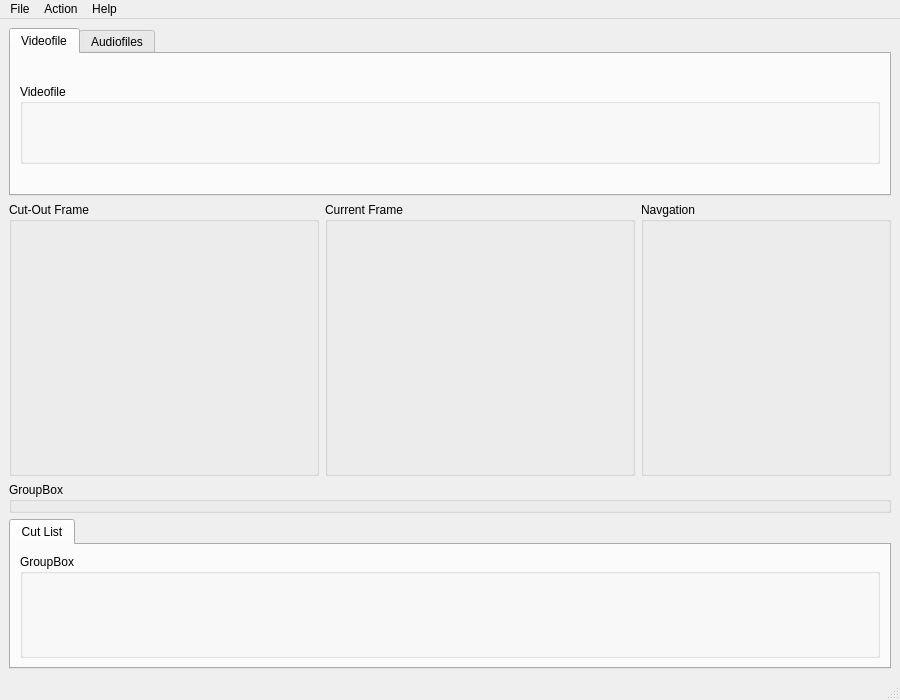
<ui version="4.0" >
 <class>TTCutMainWindow</class>
 <widget class="QMainWindow" name="TTCutMainWindow" >
  <property name="geometry" >
   <rect>
    <x>0</x>
    <y>0</y>
    <width>900</width>
    <height>700</height>
   </rect>
  </property>
  <property name="minimumSize" >
   <size>
    <width>900</width>
    <height>700</height>
   </size>
  </property>
  <property name="windowTitle" >
   <string>MainWindow</string>
  </property>
  <widget class="QWidget" name="centralwidget" >
   <layout class="QGridLayout" >
    <property name="leftMargin" >
     <number>9</number>
    </property>
    <property name="topMargin" >
     <number>9</number>
    </property>
    <property name="rightMargin" >
     <number>9</number>
    </property>
    <property name="bottomMargin" >
     <number>9</number>
    </property>
    <property name="horizontalSpacing" >
     <number>6</number>
    </property>
    <property name="verticalSpacing" >
     <number>6</number>
    </property>
    <item row="2" column="0" colspan="3" >
     <widget class="TTStreamNavigator" name="streamNavigator" >
      <property name="title" >
       <string>GroupBox</string>
      </property>
     </widget>
    </item>
    <item row="3" column="0" colspan="3" >
     <widget class="QTabWidget" name="ccrTab" >
      <property name="sizePolicy" >
       <sizepolicy vsizetype="Minimum" hsizetype="Minimum" >
        <horstretch>0</horstretch>
        <verstretch>1</verstretch>
       </sizepolicy>
      </property>
      <property name="minimumSize" >
       <size>
        <width>640</width>
        <height>150</height>
       </size>
      </property>
      <property name="sizeIncrement" >
       <size>
        <width>0</width>
        <height>0</height>
       </size>
      </property>
      <widget class="QWidget" name="tabCutList" >
       <attribute name="title" >
        <string>Cut List</string>
       </attribute>
       <attribute name="icon" >
        <iconset resource="mainwindow.qrc" >:/pixmaps/pixmaps/cutav_18.xpm</iconset>
       </attribute>
       <layout class="QGridLayout" >
        <property name="leftMargin" >
         <number>9</number>
        </property>
        <property name="topMargin" >
         <number>9</number>
        </property>
        <property name="rightMargin" >
         <number>9</number>
        </property>
        <property name="bottomMargin" >
         <number>9</number>
        </property>
        <property name="horizontalSpacing" >
         <number>6</number>
        </property>
        <property name="verticalSpacing" >
         <number>6</number>
        </property>
        <item row="0" column="0" >
         <widget class="TTCutList" name="cutList" >
          <property name="title" >
           <string>GroupBox</string>
          </property>
         </widget>
        </item>
       </layout>
      </widget>
     </widget>
    </item>
    <item row="1" column="1" >
     <widget class="TTCurrentFrame" name="currentFrame" >
      <property name="sizePolicy" >
       <sizepolicy vsizetype="Expanding" hsizetype="Expanding" >
        <horstretch>1</horstretch>
        <verstretch>8</verstretch>
       </sizepolicy>
      </property>
      <property name="minimumSize" >
       <size>
        <width>280</width>
        <height>150</height>
       </size>
      </property>
      <property name="sizeIncrement" >
       <size>
        <width>2</width>
        <height>10</height>
       </size>
      </property>
      <property name="baseSize" >
       <size>
        <width>280</width>
        <height>150</height>
       </size>
      </property>
      <property name="focusPolicy" >
       <enum>Qt::WheelFocus</enum>
      </property>
      <property name="title" >
       <string>Current Frame</string>
      </property>
     </widget>
    </item>
    <item row="1" column="2" >
     <widget class="TTNavigation" name="navigation" >
      <property name="sizePolicy" >
       <sizepolicy vsizetype="Expanding" hsizetype="Fixed" >
        <horstretch>1</horstretch>
        <verstretch>2</verstretch>
       </sizepolicy>
      </property>
      <property name="minimumSize" >
       <size>
        <width>250</width>
        <height>150</height>
       </size>
      </property>
      <property name="maximumSize" >
       <size>
        <width>250</width>
        <height>16777215</height>
       </size>
      </property>
      <property name="sizeIncrement" >
       <size>
        <width>0</width>
        <height>10</height>
       </size>
      </property>
      <property name="baseSize" >
       <size>
        <width>250</width>
        <height>150</height>
       </size>
      </property>
      <property name="title" >
       <string>Navgation</string>
      </property>
     </widget>
    </item>
    <item row="1" column="0" >
     <widget class="TTCutOutFrame" name="cutOutFrame" >
      <property name="sizePolicy" >
       <sizepolicy vsizetype="Expanding" hsizetype="Expanding" >
        <horstretch>1</horstretch>
        <verstretch>8</verstretch>
       </sizepolicy>
      </property>
      <property name="minimumSize" >
       <size>
        <width>280</width>
        <height>150</height>
       </size>
      </property>
      <property name="sizeIncrement" >
       <size>
        <width>2</width>
        <height>10</height>
       </size>
      </property>
      <property name="baseSize" >
       <size>
        <width>280</width>
        <height>150</height>
       </size>
      </property>
      <property name="title" >
       <string>Cut-Out Frame</string>
      </property>
     </widget>
    </item>
    <item row="0" column="0" colspan="3" >
     <widget class="QTabWidget" name="tabVideoAudioInfo" >
      <property name="sizePolicy" >
       <sizepolicy vsizetype="Minimum" hsizetype="Minimum" >
        <horstretch>0</horstretch>
        <verstretch>0</verstretch>
       </sizepolicy>
      </property>
      <property name="minimumSize" >
       <size>
        <width>650</width>
        <height>168</height>
       </size>
      </property>
      <property name="maximumSize" >
       <size>
        <width>16777215</width>
        <height>168</height>
       </size>
      </property>
      <widget class="QWidget" name="tabVideoInfo" >
       <attribute name="title" >
        <string>Videofile</string>
       </attribute>
       <attribute name="icon" >
        <iconset resource="mainwindow.qrc" >:/pixmaps/pixmaps/tv.png</iconset>
       </attribute>
       <layout class="QGridLayout" >
        <property name="leftMargin" >
         <number>9</number>
        </property>
        <property name="topMargin" >
         <number>9</number>
        </property>
        <property name="rightMargin" >
         <number>9</number>
        </property>
        <property name="bottomMargin" >
         <number>9</number>
        </property>
        <property name="horizontalSpacing" >
         <number>6</number>
        </property>
        <property name="verticalSpacing" >
         <number>6</number>
        </property>
        <item row="0" column="0" >
         <widget class="TTVideoFileInfo" name="videoFileInfo" >
          <property name="sizePolicy" >
           <sizepolicy vsizetype="Preferred" hsizetype="Preferred" >
            <horstretch>0</horstretch>
            <verstretch>1</verstretch>
           </sizepolicy>
          </property>
          <property name="minimumSize" >
           <size>
            <width>640</width>
            <height>80</height>
           </size>
          </property>
          <property name="maximumSize" >
           <size>
            <width>16777215</width>
            <height>80</height>
           </size>
          </property>
          <property name="title" >
           <string>Videofile</string>
          </property>
         </widget>
        </item>
       </layout>
      </widget>
      <widget class="QWidget" name="tabAudioInfo" >
       <attribute name="title" >
        <string>Audiofiles</string>
       </attribute>
       <attribute name="icon" >
        <iconset resource="mainwindow.qrc" >:/pixmaps/pixmaps/cutaudio_18.xpm</iconset>
       </attribute>
       <layout class="QGridLayout" >
        <property name="leftMargin" >
         <number>9</number>
        </property>
        <property name="topMargin" >
         <number>9</number>
        </property>
        <property name="rightMargin" >
         <number>9</number>
        </property>
        <property name="bottomMargin" >
         <number>9</number>
        </property>
        <property name="horizontalSpacing" >
         <number>6</number>
        </property>
        <property name="verticalSpacing" >
         <number>6</number>
        </property>
        <item row="0" column="0" >
         <widget class="TTAudioFileList" name="audioFileInfo" >
          <property name="sizePolicy" >
           <sizepolicy vsizetype="Preferred" hsizetype="Preferred" >
            <horstretch>0</horstretch>
            <verstretch>1</verstretch>
           </sizepolicy>
          </property>
          <property name="minimumSize" >
           <size>
            <width>640</width>
            <height>120</height>
           </size>
          </property>
          <property name="maximumSize" >
           <size>
            <width>16777215</width>
            <height>240</height>
           </size>
          </property>
          <property name="title" >
           <string>Audiofiles</string>
          </property>
         </widget>
        </item>
       </layout>
      </widget>
     </widget>
    </item>
   </layout>
  </widget>
  <widget class="QMenuBar" name="menubar" >
   <property name="geometry" >
    <rect>
     <x>0</x>
     <y>0</y>
     <width>900</width>
     <height>28</height>
    </rect>
   </property>
   <widget class="QMenu" name="menuHelp" >
    <property name="title" >
     <string>Help</string>
    </property>
    <addaction name="actionAbout" />
   </widget>
   <widget class="QMenu" name="menuAction" >
    <property name="title" >
     <string>Action</string>
    </property>
    <addaction name="separator" />
    <addaction name="actionSaveCurrentFrame" />
    <addaction name="separator" />
    <addaction name="actionSettings" />
   </widget>
   <widget class="QMenu" name="menuFile" >
    <property name="title" >
     <string>File</string>
    </property>
    <property name="icon" >
     <iconset/>
    </property>
    <widget class="QMenu" name="menuRecentProjects" >
     <property name="title" >
      <string>Recent Projects</string>
     </property>
    </widget>
    <addaction name="actionOpenVideo" />
    <addaction name="actionOpenAudio" />
    <addaction name="separator" />
    <addaction name="actionFileNew" />
    <addaction name="actionFileOpen" />
    <addaction name="actionFileSave" />
    <addaction name="actionFileSaveAs" />
    <addaction name="separator" />
    <addaction name="menuRecentProjects" />
    <addaction name="separator" />
    <addaction name="actionExit" />
   </widget>
   <addaction name="menuFile" />
   <addaction name="menuAction" />
   <addaction name="menuHelp" />
  </widget>
  <widget class="QStatusBar" name="statusbar" />
  <action name="actionFileNew" >
   <property name="icon" >
    <iconset resource="mainwindow.qrc" >:/pixmaps/pixmaps/filenew_16.xpm</iconset>
   </property>
   <property name="text" >
    <string>New Project</string>
   </property>
   <property name="iconText" >
    <string>New Project</string>
   </property>
   <property name="toolTip" >
    <string>New Project</string>
   </property>
   <property name="shortcut" >
    <string/>
   </property>
  </action>
  <action name="actionFileOpen" >
   <property name="icon" >
    <iconset resource="mainwindow.qrc" >:/pixmaps/pixmaps/fileopen_16.xpm</iconset>
   </property>
   <property name="text" >
    <string>Open Project...</string>
   </property>
   <property name="iconText" >
    <string>Open Project</string>
   </property>
   <property name="toolTip" >
    <string>Open Project file</string>
   </property>
  </action>
  <action name="actionFileSave" >
   <property name="icon" >
    <iconset resource="mainwindow.qrc" >:/pixmaps/pixmaps/filesave_16.xpm</iconset>
   </property>
   <property name="text" >
    <string>Save Project</string>
   </property>
   <property name="iconText" >
    <string>Save Project</string>
   </property>
   <property name="toolTip" >
    <string>Save Project file</string>
   </property>
  </action>
  <action name="actionFileSaveAs" >
   <property name="icon" >
    <iconset resource="mainwindow.qrc" >:/pixmaps/pixmaps/filesaveas_16.xpm</iconset>
   </property>
   <property name="text" >
    <string>Save Project as...</string>
   </property>
   <property name="iconText" >
    <string>Save Project as</string>
   </property>
   <property name="toolTip" >
    <string>Save Project under new file name</string>
   </property>
  </action>
  <action name="actionExit" >
   <property name="icon" >
    <iconset resource="mainwindow.qrc" >:/pixmaps/pixmaps/exit_16.xpm</iconset>
   </property>
   <property name="text" >
    <string>Exit</string>
   </property>
  </action>
  <action name="actionSaveCurrentFrame" >
   <property name="icon" >
    <iconset resource="mainwindow.qrc" >:/pixmaps/pixmaps/saveimage_16.xpm</iconset>
   </property>
   <property name="text" >
    <string>Save current frame...</string>
   </property>
  </action>
  <action name="actionSettings" >
   <property name="icon" >
    <iconset resource="mainwindow.qrc" >:/pixmaps/pixmaps/settings_16.xpm</iconset>
   </property>
   <property name="text" >
    <string>Settings...</string>
   </property>
   <property name="shortcut" >
    <string/>
   </property>
  </action>
  <action name="actionAbout" >
   <property name="text" >
    <string>About</string>
   </property>
  </action>
  <action name="actionOpenVideo" >
   <property name="icon" >
    <iconset resource="mainwindow.qrc" >:/pixmaps/pixmaps/fileopen_16.xpm</iconset>
   </property>
   <property name="text" >
    <string>Open Video...</string>
   </property>
   <property name="iconText" >
    <string>Open Video...</string>
   </property>
   <property name="toolTip" >
    <string>Open Video...</string>
   </property>
  </action>
  <action name="actionOpenAudio" >
   <property name="icon" >
    <iconset resource="mainwindow.qrc" >:/pixmaps/pixmaps/fileopen_16.xpm</iconset>
   </property>
   <property name="text" >
    <string>Open Audio...</string>
   </property>
   <property name="iconText" >
    <string>Open Audio...</string>
   </property>
   <property name="toolTip" >
    <string>Open Audio...</string>
   </property>
  </action>
 </widget>
 <customwidgets>
  <customwidget>
   <class>TTVideoFileInfo</class>
   <extends>QGroupBox</extends>
   <header>../gui/ttvideofileinfo.h</header>
   <container>1</container>
  </customwidget>
  <customwidget>
   <class>TTCutList</class>
   <extends>QGroupBox</extends>
   <header>../gui/ttcutlist.h</header>
   <container>1</container>
  </customwidget>
  <customwidget>
   <class>TTAudioFileList</class>
   <extends>QGroupBox</extends>
   <header>../gui/ttaudiofilelist.h</header>
   <container>1</container>
  </customwidget>
  <customwidget>
   <class>TTNavigation</class>
   <extends>QGroupBox</extends>
   <header>../gui/ttnavigation.h</header>
   <container>1</container>
  </customwidget>
  <customwidget>
   <class>TTStreamNavigator</class>
   <extends>QGroupBox</extends>
   <header>../gui/ttstreamnavigator.h</header>
   <container>1</container>
  </customwidget>
  <customwidget>
   <class>TTCutOutFrame</class>
   <extends>QGroupBox</extends>
   <header>../gui/ttcutoutframe.h</header>
   <container>1</container>
  </customwidget>
  <customwidget>
   <class>TTCurrentFrame</class>
   <extends>QGroupBox</extends>
   <header>../gui/ttcurrentframe.h</header>
   <container>1</container>
  </customwidget>
 </customwidgets>
 <resources>
  <include location="mainwindow.qrc" />
 </resources>
 <connections/>
</ui>
